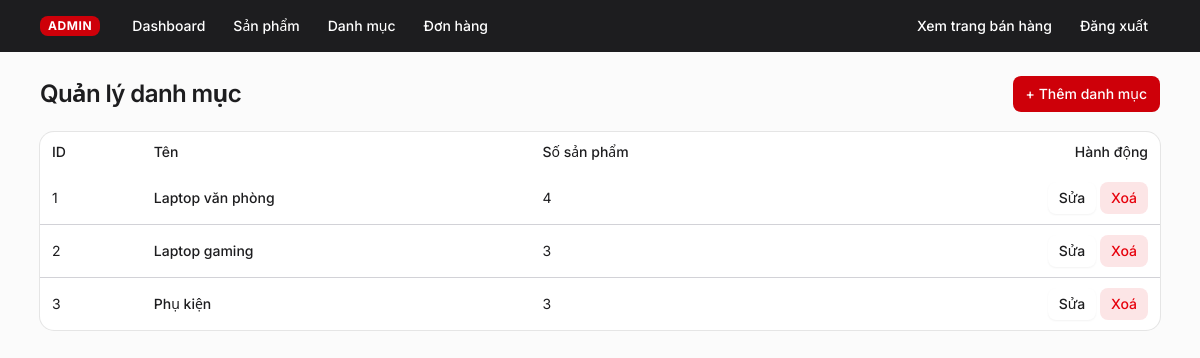
/admin/categories/index.php (signed in), run on an earlier commit of the app's database.
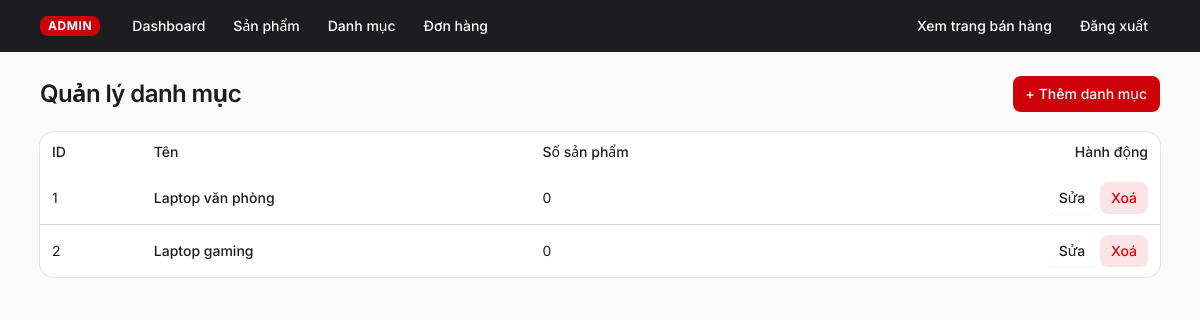
And on a later commit of the database.
### tables this page shows
CREATE TABLE IF NOT EXISTS categories (
  id INT AUTO_INCREMENT PRIMARY KEY,
  name VARCHAR(100) NOT NULL
);

### src/includes/ui.php (called while the page is built, shortened)
<?php
function ui_btn($variant = 'default', $size = 'default') {
    $base = 'inline-flex shrink-0 items-center justify-center rounded-md border border-transparent text-sm font-medium whitespace-nowrap transition-all outline-none select-none cursor-pointer focus-visible:border-ring focus-visible:ring-3 focus-visible:ring-ring/50 active:translate-y-px disabled:pointer-events-none disabled:opacity-50';
    $variants = [
        'default'     => 'bg-primary text-primary-foreground hover:bg-primary/85',
        'outline'     => 'border-border bg-background shadow-xs hover:bg-muted hover:text-foreground',
        'secondary'   => 'bg-secondary text-secondary-foreground hover:bg-secondary/70',
        'ghost'       => 'hover:bg-muted hover:text-foreground',
        'destructive' => 'bg-destructive/10 text-destructive hover:bg-destructive/20',
        'link'        => 'text-primary underline-offset-4 hover:underline',
    ];
    $sizes = [
        'default' => 'h-9 gap-1.5 px-3',
        'sm'      => 'h-8 gap-1 px-2.5',
        'lg'      => 'h-10 gap-1.5 px-4',
    ];
    return "$base {$variants[$variant]} {$sizes[$size]}";
}

### src/config/db.php (called while the page is built, shortened)
<?php
function e($s) {
    return htmlspecialchars((string)$s, ENT_QUOTES, 'UTF-8');
}

### src/admin/categories/index.php (the view)
<?php
require_once __DIR__ . '/../../includes/admin_header.php';
$categories = $pdo->query(
    'SELECT c.*, COUNT(p.id) AS product_count
     FROM categories c LEFT JOIN products p ON p.category_id = c.id
     GROUP BY c.id ORDER BY c.id'
)->fetchAll();
?>
<div class="mb-5 flex items-center justify-between">
  <h1 class="text-2xl font-semibold tracking-tight">Quản lý danh mục</h1>
  <a href="create.php" class="<?= ui_btn() ?>">+ Thêm danh mục</a>
</div>
<div class="<?= UI_TABLE_WRAP ?>">
  <table class="<?= UI_TABLE ?>">
    <thead>
      <tr class="<?= UI_TR ?>">
        <th class="<?= UI_TH ?>">ID</th>
        <th class="<?= UI_TH ?>">Tên</th>
        <th class="<?= UI_TH ?>">Số sản phẩm</th>
        <th class="<?= UI_TH ?> text-right">Hành động</th>
      </tr>
    </thead>
    <tbody>
      <?php foreach ($categories as $c): ?>
        <tr class="<?= UI_TR ?>">
          <td class="<?= UI_TD ?>"><?= $c['id'] ?></td>
          <td class="<?= UI_TD ?> font-medium"><?= e($c['name']) ?></td>
          <td class="<?= UI_TD ?>"><?= $c['product_count'] ?></td>
          <td class="<?= UI_TD ?> text-right">
            <a href="edit.php?id=<?= $c['id'] ?>" class="<?= ui_btn('outline', 'sm') ?>">Sửa</a>
            <a href="delete.php?id=<?= $c['id'] ?>" class="<?= ui_btn('destructive', 'sm') ?>"
               onclick="return confirm('Xoá danh mục này?')">Xoá</a>
          </td>
        </tr>
      <?php endforeach; ?>
    </tbody>
  </table>
</div>
<?php require_once __DIR__ . '/../../includes/footer.php'; ?>

What changed in the data, as far as the page shows it:
removed categories: id "3", name "Phụ kiện", product_count "3"
computed for categories "Laptop văn phòng": product_count "4" → "0"
computed for categories "Laptop gaming": product_count "3" → "0"
